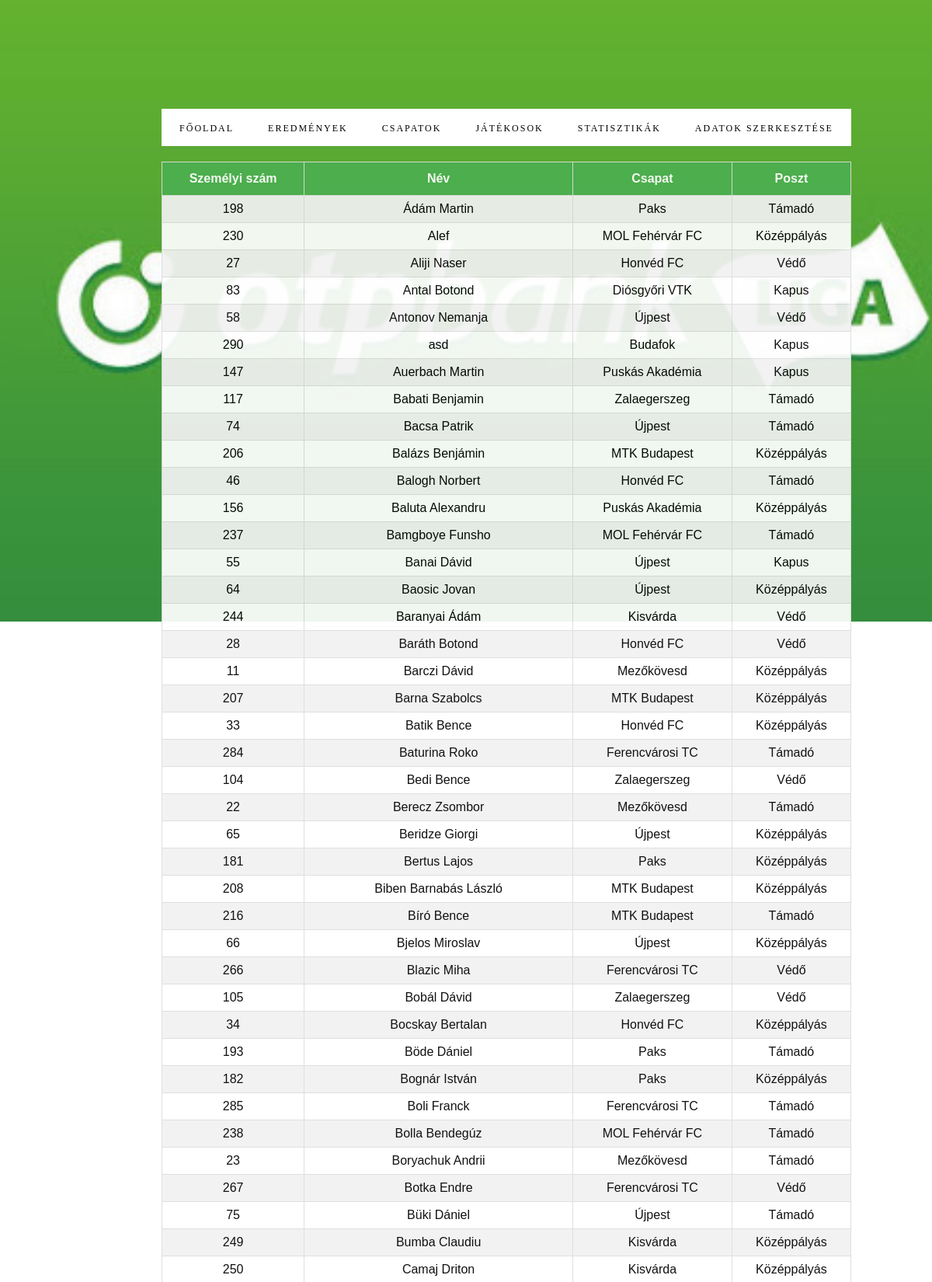
Screenshot of /jatekosok.php (upper part) with the database file from the repository.
### tables this page shows
CREATE TABLE `jatekosok` (
  `Jétékos neve` text NOT NULL,
  `Személyi szám` int(20) NOT NULL,
  `Csapat` text NOT NULL,
  `Poszt` text NOT NULL
);

### jatekosok.php (the view, shortened to what this page needs)
<!DOCTYPE html>
<html>
	<head>
		<link rel='stylesheet' href='Style.css'>
	</head>
	<body>
		<div class='container'>
			<a href="index.php" class="btn">Főoldal</a>
		    <a href="eredmenyek.php" class="btn">Eredmények</a>
		    <a href="csapatok.php" class="btn">Csapatok</a>
		    <a href="jatekosok.php" class="btn">Játékosok</a>
		     <a href="stat.php" class="btn">Statisztikák</a>
		    <a href="edit.php" class="btn">Adatok szerkesztése</a>
		</div>
		<?php
			$conn = OpenCon();
			if(isset($_GET['csapat'])){
				$csapat = $_GET['csapat'];
				$sql = "SELECT * FROM jatekosok WHERE jatekosok.Csapat='".$csapat."' ORDER BY jatekosok.`Jétékos neve`";
				$result = $conn->query($sql);
			} else {
				$sql = "SELECT * FROM jatekosok ORDER BY jatekosok.`Jétékos neve`";
				$result = $conn->query($sql);
			}
			if ($result->num_rows > 0) {
				echo "
				<table class='jatekosok' id='jatekosok' border='1' cellspacing='0' cellpadding='0'>
						<th>Személyi szám</th>
						<th>Név</th>
						<th>Csapat</th>
						<th>Poszt</th>";
			  	while($row = $result->fetch_assoc()) {
			  		echo "
			  			<tr>
			  			  	<td>".$row["Személyi szám"]."</td>
			  			  	<td>".$row["Jétékos neve"]."</td>
			  			  	<td>".$row["Csapat"]."</td>
			  			  	<td>".$row["Poszt"]."</td>
			  		  	 </tr>";
			  	}
			  	echo "</table>";
			}
		?>
	</body>
</html>

### Style.css (style rules this page uses)
* { -webkit-transition-property: all; -webkit-transition-duration: .2s; -moz-transition-timing-function: cubic-bezier(100,50,21,6); -moz-transition-property: all; -moz-transition-timing-function: cubic-bezier(100,50,21,6); }
body { background-image: url('background.jpg'); background-position: center; background-repeat: no-repeat; background-size: cover; text-align: center; height:100%; }
.tabella, .jatekosok { font-family: Arial, Helvetica, sans-serif; border-collapse: collapse; width: 75%; margin:20px 200px; background-color: white; opacity: 0.93; }
.tabella td, .tabella th,.jatekosok td, .jatekosok th { text-align: center; border: 1px solid #ddd; padding: 8px; }
.tabella tr:nth-child(even),.jatekosok tr:nth-child(even) { background-color: #f2f2f2; }
.tabella th,.jatekosok th { padding-top: 12px; padding-bottom: 12px; background-color: #4CAF50; color: white; }
.jatekosok { display: table; }
.btn { color:black; background:white; padding:10px 20px; font-size:12px; text-decoration:none; letter-spacing:2px; text-transform:uppercase; }
.container { background-color: white; padding:15px 0px; margin-left: 200px; margin-right: 200px; margin-top: 140px; width: 75%; }

### rows the page displays
jatekosok: Személyi szám "198", Jétékos neve "Ádám Martin", Csapat "Paks", Poszt "Támadó"
jatekosok: Személyi szám "230", Jétékos neve "Alef", Csapat "MOL Fehérvár FC", Poszt "Középpályás"
jatekosok: Személyi szám "27", Jétékos neve "Aliji Naser", Csapat "Honvéd FC", Poszt "Védő"
jatekosok: Személyi szám "83", Jétékos neve "Antal Botond", Csapat "Diósgyőri VTK", Poszt "Kapus"
jatekosok: Személyi szám "58", Jétékos neve "Antonov Nemanja", Csapat "Újpest", Poszt "Védő"
jatekosok: Személyi szám "290", Jétékos neve "asd", Csapat "Budafok", Poszt "Kapus"
jatekosok: Személyi szám "147", Jétékos neve "Auerbach Martin", Csapat "Puskás Akadémia", Poszt "Kapus"
jatekosok: Személyi szám "117", Jétékos neve "Babati Benjamin", Csapat "Zalaegerszeg", Poszt "Támadó"
jatekosok: Személyi szám "74", Jétékos neve "Bacsa Patrik", Csapat "Újpest", Poszt "Támadó"
jatekosok: Személyi szám "206", Jétékos neve "Balázs Benjámin", Csapat "MTK Budapest", Poszt "Középpályás"
jatekosok: Személyi szám "46", Jétékos neve "Balogh Norbert", Csapat "Honvéd FC", Poszt "Támadó"
jatekosok: Személyi szám "156", Jétékos neve "Baluta Alexandru", Csapat "Puskás Akadémia", Poszt "Középpályás"
jatekosok: Személyi szám "237", Jétékos neve "Bamgboye Funsho", Csapat "MOL Fehérvár FC", Poszt "Támadó"
jatekosok: Személyi szám "55", Jétékos neve "Banai Dávid", Csapat "Újpest", Poszt "Kapus"
jatekosok: Személyi szám "64", Jétékos neve "Baosic Jovan", Csapat "Újpest", Poszt "Középpályás"
jatekosok: Személyi szám "244", Jétékos neve "Baranyai Ádám", Csapat "Kisvárda", Poszt "Védő"
jatekosok: Személyi szám "28", Jétékos neve "Baráth Botond", Csapat "Honvéd FC", Poszt "Védő"
jatekosok: Személyi szám "11", Jétékos neve "Barczi Dávid", Csapat "Mezőkövesd", Poszt "Középpályás"
jatekosok: Személyi szám "207", Jétékos neve "Barna Szabolcs", Csapat "MTK Budapest", Poszt "Középpályás"
jatekosok: Személyi szám "33", Jétékos neve "Batik Bence", Csapat "Honvéd FC", Poszt "Középpályás"
jatekosok: Személyi szám "284", Jétékos neve "Baturina Roko", Csapat "Ferencvárosi TC", Poszt "Támadó"
jatekosok: Személyi szám "104", Jétékos neve "Bedi Bence", Csapat "Zalaegerszeg", Poszt "Védő"
jatekosok: Személyi szám "22", Jétékos neve "Berecz Zsombor", Csapat "Mezőkövesd", Poszt "Támadó"
jatekosok: Személyi szám "65", Jétékos neve "Beridze Giorgi", Csapat "Újpest", Poszt "Középpályás"
jatekosok: Személyi szám "181", Jétékos neve "Bertus Lajos", Csapat "Paks", Poszt "Középpályás"
jatekosok: Személyi szám "208", Jétékos neve "Biben Barnabás László", Csapat "MTK Budapest", Poszt "Középpályás"
jatekosok: Személyi szám "216", Jétékos neve "Bíró Bence", Csapat "MTK Budapest", Poszt "Támadó"
jatekosok: Személyi szám "66", Jétékos neve "Bjelos Miroslav", Csapat "Újpest", Poszt "Középpályás"
jatekosok: Személyi szám "266", Jétékos neve "Blazic Miha", Csapat "Ferencvárosi TC", Poszt "Védő"
jatekosok: Személyi szám "105", Jétékos neve "Bobál Dávid", Csapat "Zalaegerszeg", Poszt "Védő"
jatekosok: Személyi szám "34", Jétékos neve "Bocskay Bertalan", Csapat "Honvéd FC", Poszt "Középpályás"
jatekosok: Személyi szám "193", Jétékos neve "Böde Dániel", Csapat "Paks", Poszt "Támadó"
jatekosok: Személyi szám "182", Jétékos neve "Bognár István", Csapat "Paks", Poszt "Középpályás"
jatekosok: Személyi szám "285", Jétékos neve "Boli Franck", Csapat "Ferencvárosi TC", Poszt "Támadó"
jatekosok: Személyi szám "238", Jétékos neve "Bolla Bendegúz", Csapat "MOL Fehérvár FC", Poszt "Támadó"
jatekosok: Személyi szám "23", Jétékos neve "Boryachuk Andrii", Csapat "Mezőkövesd", Poszt "Támadó"
jatekosok: Személyi szám "267", Jétékos neve "Botka Endre", Csapat "Ferencvárosi TC", Poszt "Védő"
jatekosok: Személyi szám "75", Jétékos neve "Büki Dániel", Csapat "Újpest", Poszt "Támadó"
jatekosok: Személyi szám "249", Jétékos neve "Bumba Claudiu", Csapat "Kisvárda", Poszt "Középpályás"
jatekosok: Személyi szám "250", Jétékos neve "Camaj Driton", Csapat "Kisvárda", Poszt "Középpályás"
